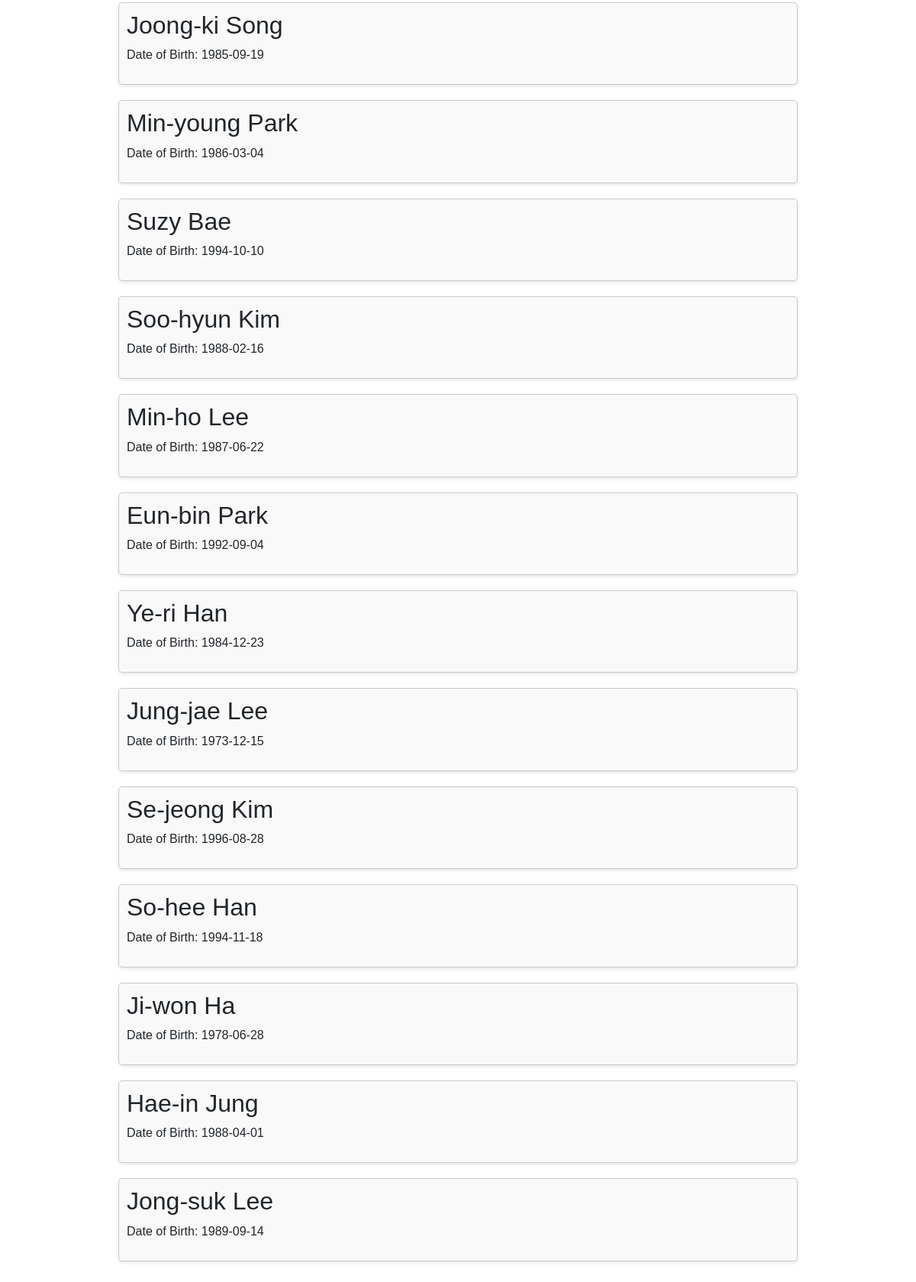
Page /finalproject-main/actors.php (lower part) on the earlier database version.
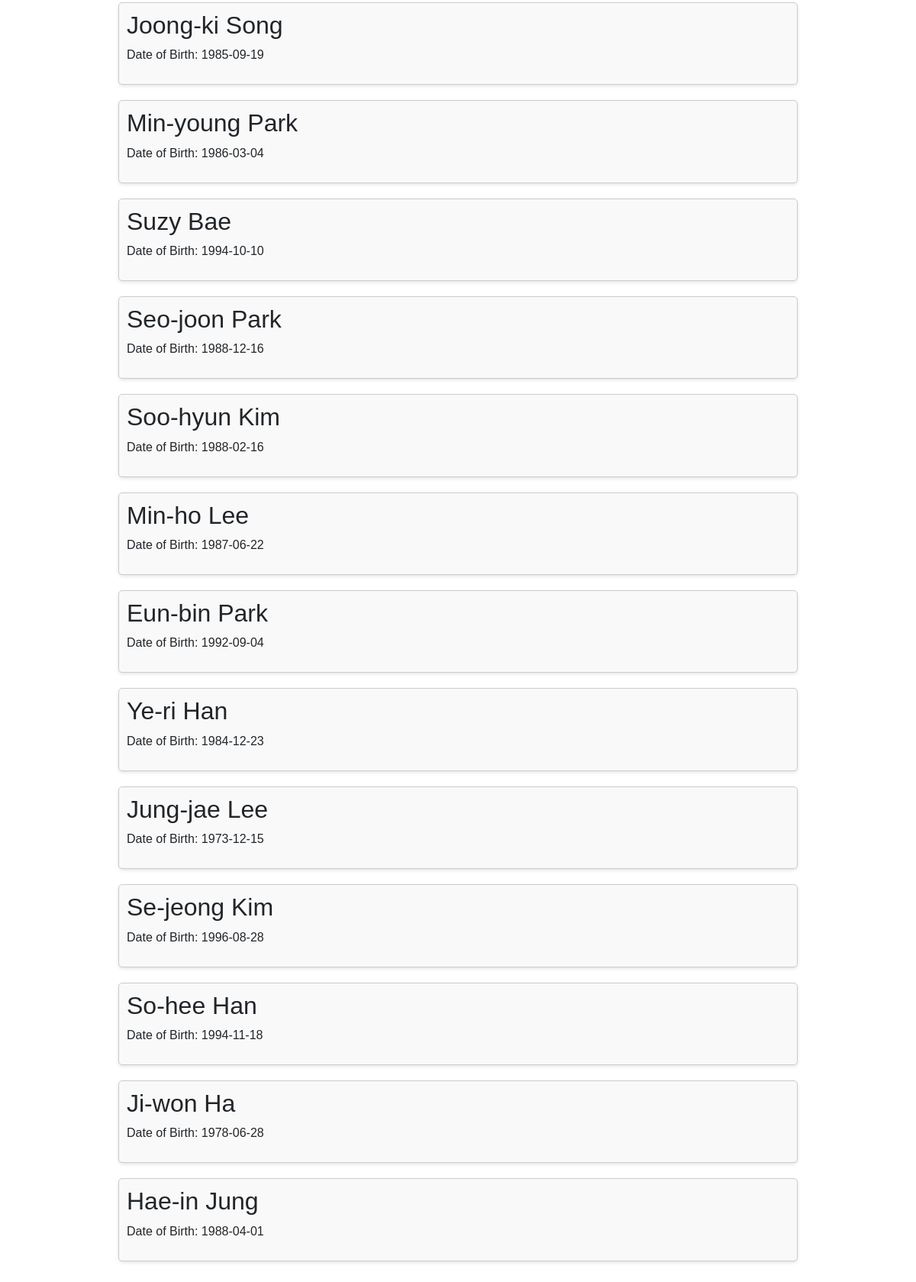
Same page on the later database version.
### tables this page shows
CREATE TABLE IF NOT EXISTS `actors` (
  `actor_id` int(11) NOT NULL AUTO_INCREMENT,
  `last_name` varchar(50) NOT NULL,
  `first_name` varchar(50) NOT NULL,
  `date_of_birth` date NOT NULL,
  `directorID` int(11) DEFAULT NULL,
  PRIMARY KEY (`actor_id`),
  KEY `fk_directorID` (`directorID`)
);

### finalproject-main/actors.php (the view, shortened to what this page needs)
<?php
include('dbconnection.php');
$conn = new mysqli($hn, $un, $pw, $db);
$query = "SELECT * FROM actors";
$result = $conn->query($query);
?>
<!DOCTYPE html>
<html lang="en">
<head>
</head>
<body>
    <div class="container">
        <div class="content">
            <?php if ($result->num_rows > 0): ?>
                <ul class="actors-list">
                    <?php while ($row = $result->fetch_assoc()): ?>
                        <li class="actor-item">
                            <h2><?php echo htmlspecialchars($row['first_name'] . ' ' . $row['last_name']); ?></h2>
                            <p>Date of Birth: <?php echo htmlspecialchars($row['date_of_birth']); ?></p>
                        </li>
                    <?php endwhile; ?>
                </ul>
            <?php else: ?>
                <p>No actors found</p>
            <?php endif; ?>
        </div>
    </div>
</body>
</html>

### finalproject-main/actors.php (style rules this page uses)
body { font-family: Trebuchet MS, sans-serif; background-color: #fff; margin: 0; padding: 0; }
.container { width: 80%; margin: auto; overflow: hidden; }
.content { padding: 20px; }
.actors-list { list-style-type: none; padding: 0; }
.actor-item { margin-bottom: 20px; padding: 10px; border: 1px solid #ccc; border-radius: 5px; background-color: #f9f9f9; box-shadow: 0 2px 4px rgba(0,0,0,0.1); }

Differences in the rows shown:
removed actors: first_name+last_name "Jong-suk Lee", date_of_birth "1989-09-14"
added actors: first_name+last_name "Seo-joon Park", date_of_birth "1988-12-16"
